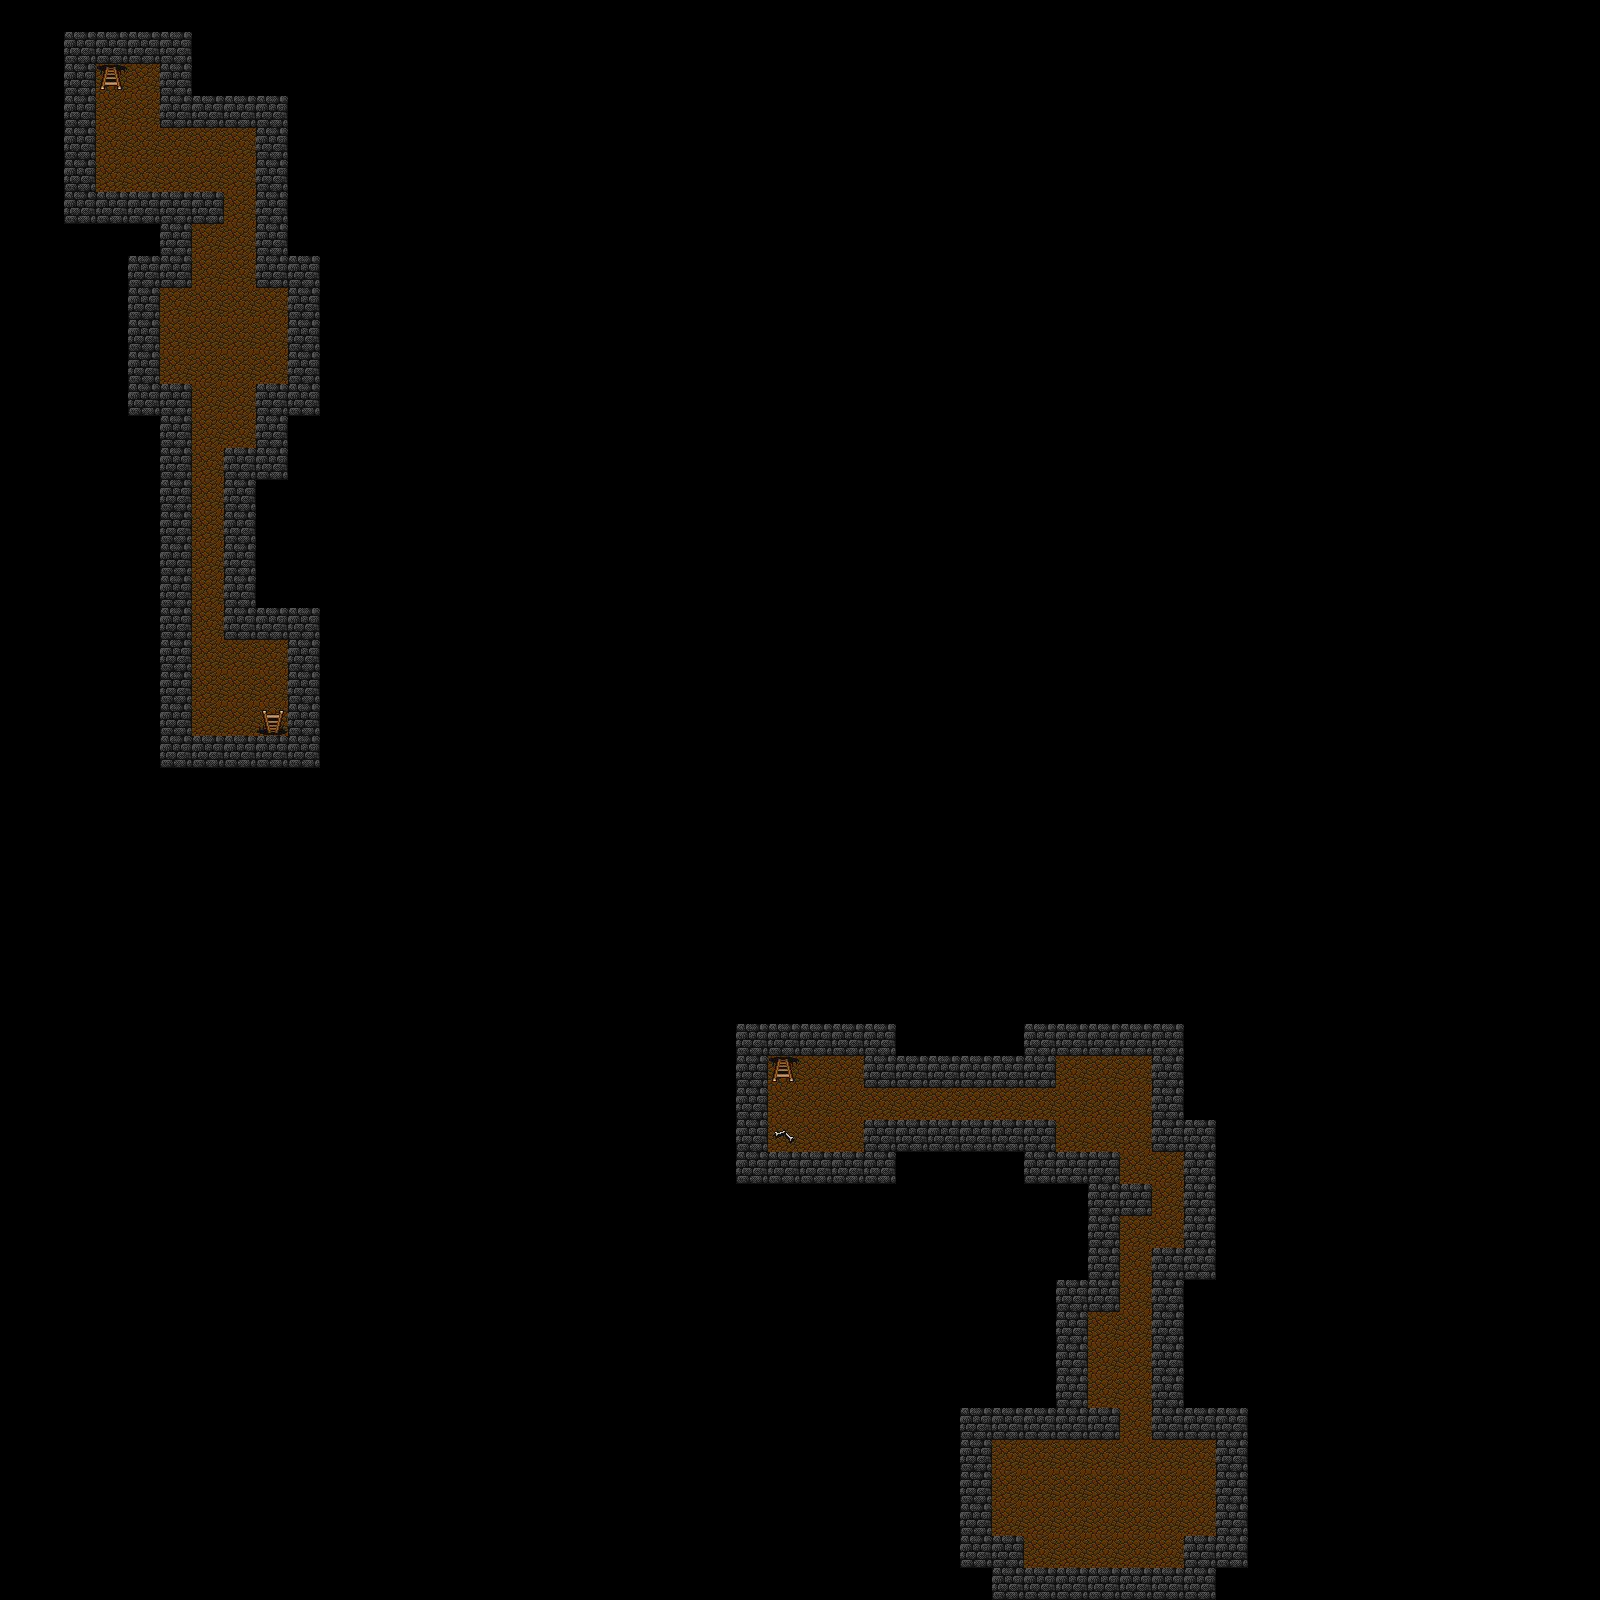

This game map was drawn from its Tiled (.tmx) file and the tilesets committed beside it. A one-line description and the trimmed map source follow:
An orthogonal 50x50 tile map with 32x32 px tiles, 2 tile layers (Tile Layer 1, Tile Layer 2), 1 hidden layer not drawn, 3 tilesets and 9 objects (5x monster, 3x warp, trap).

<map version="1.0" orientation="orthogonal" width="50" height="50" tilewidth="32" tileheight="32">
 <tileset firstgid="1" name="dg_features32" tilewidth="32" tileheight="32">
  <image source="../gfx/tiles/dg_features32.gif" trans="ffffff" width="288" height="416" />
 </tileset>
 <tileset firstgid="118" name="dg_extended" tilewidth="32" tileheight="32">
  <image source="../gfx/tiles/dg_extended.bmp" trans="476c6c" width="892" height="64" />
 </tileset>
 <tileset firstgid="172" name="redsquare" tilewidth="32" tileheight="32">
  <image source="../gfx/redsquare.png" trans="ffffff" width="32" height="32" />
 </tileset>
 <layer name="Tile Layer 1" width="50" height="50">
  <data>[2500 cells, 259 non-empty, 2 distinct tile ids]</data>
 </layer>
 <layer name="Tile Layer 2" width="50" height="50">
  <data>[2500 cells, 4 non-empty, 3 distinct tile ids]</data>
 </layer>
 <layer name="obstacles" width="50" height="50" visible="0">
  <data>[2500 cells, 145 non-empty, 1 distinct tile ids]</data>
 </layer>
 <objectgroup name="events" width="50" height="50">
  <object name="mon1" type="monster" x="160" y="320" width="32" height="32">
   <properties>
    <property name="monType" value="slime" />
   </properties>
  </object>
  <object name="mon2" type="monster" x="224" y="288" width="32" height="32">
   <properties>
    <property name="monType" value="slime" />
   </properties>
  </object>
  <object name="mon3" type="monster" x="256" y="352" width="32" height="32">
   <properties>
    <property name="monType" value="slime" />
   </properties>
  </object>
  <object name="1" type="warp" x="96" y="64" width="32" height="32">
   <properties>
    <property name="destX" value="8" />
    <property name="destY" value="1" />
    <property name="map" value="battle" />
   </properties>
  </object>
  <object name="2" type="warp" x="256" y="704" width="32" height="32">
   <properties>
    <property name="destX" value="24" />
    <property name="destY" value="34" />
    <property name="map" value="" />
   </properties>
  </object>
  <object name="3" type="warp" x="768" y="1056" width="32" height="32">
   <properties>
    <property name="destX" value="8" />
    <property name="destY" value="21" />
    <property name="map" value="" />
   </properties>
  </object>
  <object name="4" type="trap" x="960" y="1088" width="32" height="32" />
  <object name="mon4" type="monster" x="192" y="672" width="32" height="32">
   <properties>
    <property name="monType" value="thief" />
   </properties>
  </object>
  <object name="mon5" type="monster" x="256" y="640" width="32" height="32">
   <properties>
    <property name="monType" value="thief" />
   </properties>
  </object>
 </objectgroup>
</map>
